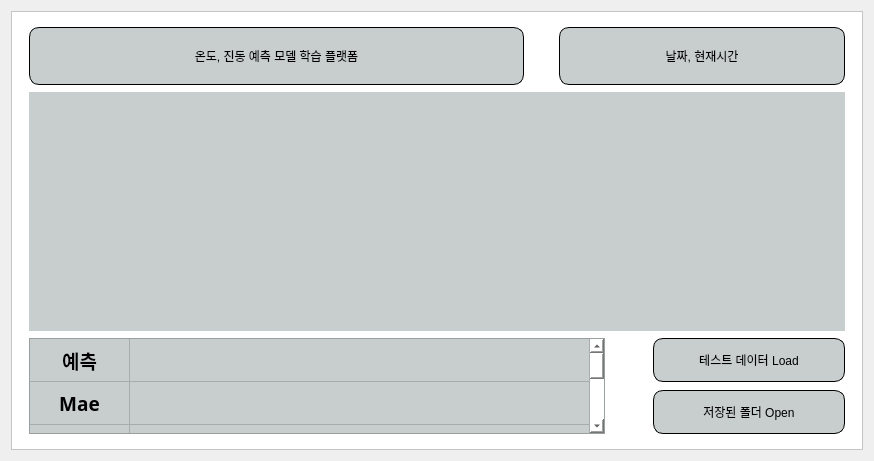
<?xml version="1.0" encoding="UTF-8"?>
<ui version="4.0">
 <class>SecondWidget</class>
 <widget class="QWidget" name="SecondWidget">
  <property name="geometry">
   <rect>
    <x>0</x>
    <y>0</y>
    <width>874</width>
    <height>461</height>
   </rect>
  </property>
  <property name="windowTitle">
   <string>Form</string>
  </property>
  <layout class="QGridLayout" name="gridLayout_2">
   <item row="0" column="0">
    <widget class="QFrame" name="frame">
     <property name="styleSheet">
      <string notr="true">background-color: rgb(255,255,255);</string>
     </property>
     <property name="frameShape">
      <enum>QFrame::StyledPanel</enum>
     </property>
     <property name="frameShadow">
      <enum>QFrame::Raised</enum>
     </property>
     <layout class="QGridLayout" name="gridLayout">
      <property name="leftMargin">
       <number>0</number>
      </property>
      <property name="topMargin">
       <number>0</number>
      </property>
      <property name="rightMargin">
       <number>0</number>
      </property>
      <property name="bottomMargin">
       <number>0</number>
      </property>
      <property name="spacing">
       <number>0</number>
      </property>
      <item row="0" column="0">
       <layout class="QHBoxLayout" name="Total_Layout" stretch="25,1230,25">
        <property name="spacing">
         <number>0</number>
        </property>
        <item>
         <spacer name="left_space">
          <property name="orientation">
           <enum>Qt::Horizontal</enum>
          </property>
          <property name="sizeHint" stdset="0">
           <size>
            <width>50</width>
            <height>20</height>
           </size>
          </property>
         </spacer>
        </item>
        <item>
         <layout class="QVBoxLayout" name="Semitotal_Layout" stretch="16,60,8,250,8,100,16">
          <property name="spacing">
           <number>0</number>
          </property>
          <item>
           <spacer name="verticalSpacer">
            <property name="orientation">
             <enum>Qt::Vertical</enum>
            </property>
            <property name="sizeHint" stdset="0">
             <size>
              <width>754</width>
              <height>13</height>
             </size>
            </property>
           </spacer>
          </item>
          <item>
           <layout class="QHBoxLayout" name="Title_layout" stretch="710,50,410">
            <property name="spacing">
             <number>0</number>
            </property>
            <item>
             <widget class="QLabel" name="Title">
              <property name="styleSheet">
               <string notr="true">background-color: rgb(200, 206, 206);
font: 75 18pt &quot;맑은 고딕&quot;;
border-radius: 10px;
border-width: 1px;
border-color: rgb(0, 0, 0);
border-style: solid;
</string>
              </property>
              <property name="text">
               <string>온도, 진동 예측 모델 학습 플랫폼</string>
              </property>
              <property name="alignment">
               <set>Qt::AlignCenter</set>
              </property>
             </widget>
            </item>
            <item>
             <spacer name="middle_space">
              <property name="orientation">
               <enum>Qt::Horizontal</enum>
              </property>
              <property name="sizeHint" stdset="0">
               <size>
                <width>30</width>
                <height>20</height>
               </size>
              </property>
             </spacer>
            </item>
            <item>
             <widget class="QLabel" name="Time">
              <property name="styleSheet">
               <string notr="true">background-color: rgb(200, 206, 206);
font: 75 18pt &quot;맑은 고딕&quot;;
border-radius: 10px;
border-width: 1px;
border-color: rgb(0, 0, 0);
border-style: solid;
</string>
              </property>
              <property name="text">
               <string>날짜, 현재시간</string>
              </property>
              <property name="alignment">
               <set>Qt::AlignCenter</set>
              </property>
             </widget>
            </item>
           </layout>
          </item>
          <item>
           <spacer name="verticalSpacer_3">
            <property name="orientation">
             <enum>Qt::Vertical</enum>
            </property>
            <property name="sizeHint" stdset="0">
             <size>
              <width>754</width>
              <height>13</height>
             </size>
            </property>
           </spacer>
          </item>
          <item>
           <widget class="QWidget" name="graph_layout_2" native="true">
            <property name="styleSheet">
             <string notr="true">background-color: rgb(200, 206, 206);</string>
            </property>
            <layout class="QVBoxLayout" name="graph_layout"/>
           </widget>
          </item>
          <item>
           <spacer name="verticalSpacer_4">
            <property name="orientation">
             <enum>Qt::Vertical</enum>
            </property>
            <property name="sizeHint" stdset="0">
             <size>
              <width>754</width>
              <height>13</height>
             </size>
            </property>
           </spacer>
          </item>
          <item>
           <layout class="QHBoxLayout" name="Result_Layout" stretch="120,10,40">
            <property name="spacing">
             <number>0</number>
            </property>
            <item>
             <widget class="QTableWidget" name="metric_table">
              <property name="font">
               <font>
                <family>맑은 고딕</family>
                <pointsize>14</pointsize>
                <weight>75</weight>
                <bold>true</bold>
               </font>
              </property>
              <property name="layoutDirection">
               <enum>Qt::LeftToRight</enum>
              </property>
              <property name="styleSheet">
               <string notr="true">background-color: rgb(200, 206, 206);
text_align = center;</string>
              </property>
              <property name="lineWidth">
               <number>2</number>
              </property>
              <property name="sizeAdjustPolicy">
               <enum>QAbstractScrollArea::AdjustIgnored</enum>
              </property>
              <property name="autoScrollMargin">
               <number>16</number>
              </property>
              <property name="rowCount">
               <number>6</number>
              </property>
              <property name="columnCount">
               <number>2</number>
              </property>
              <attribute name="horizontalHeaderVisible">
               <bool>false</bool>
              </attribute>
              <attribute name="horizontalHeaderCascadingSectionResizes">
               <bool>false</bool>
              </attribute>
              <attribute name="horizontalHeaderStretchLastSection">
               <bool>true</bool>
              </attribute>
              <attribute name="verticalHeaderVisible">
               <bool>false</bool>
              </attribute>
              <attribute name="verticalHeaderCascadingSectionResizes">
               <bool>false</bool>
              </attribute>
              <attribute name="verticalHeaderDefaultSectionSize">
               <number>43</number>
              </attribute>
              <attribute name="verticalHeaderShowSortIndicator" stdset="0">
               <bool>false</bool>
              </attribute>
              <attribute name="verticalHeaderStretchLastSection">
               <bool>true</bool>
              </attribute>
              <row/>
              <row/>
              <row/>
              <row/>
              <row/>
              <row/>
              <column/>
              <column/>
              <item row="0" column="0">
               <property name="text">
                <string>예측 모델의 학습 정확도</string>
               </property>
               <property name="textAlignment">
                <set>AlignCenter</set>
               </property>
              </item>
              <item row="0" column="1">
               <property name="text">
                <string/>
               </property>
               <property name="textAlignment">
                <set>AlignCenter</set>
               </property>
              </item>
              <item row="1" column="0">
               <property name="text">
                <string>Mae</string>
               </property>
               <property name="textAlignment">
                <set>AlignCenter</set>
               </property>
              </item>
              <item row="1" column="1">
               <property name="text">
                <string/>
               </property>
               <property name="textAlignment">
                <set>AlignCenter</set>
               </property>
              </item>
              <item row="2" column="0">
               <property name="text">
                <string>Mse</string>
               </property>
               <property name="textAlignment">
                <set>AlignCenter</set>
               </property>
              </item>
              <item row="2" column="1">
               <property name="text">
                <string/>
               </property>
               <property name="textAlignment">
                <set>AlignCenter</set>
               </property>
              </item>
              <item row="3" column="0">
               <property name="text">
                <string>Mape</string>
               </property>
               <property name="textAlignment">
                <set>AlignCenter</set>
               </property>
              </item>
              <item row="3" column="1">
               <property name="text">
                <string/>
               </property>
               <property name="textAlignment">
                <set>AlignCenter</set>
               </property>
              </item>
              <item row="4" column="0">
               <property name="text">
                <string>테스트 데이터 예측 결과</string>
               </property>
               <property name="textAlignment">
                <set>AlignCenter</set>
               </property>
              </item>
              <item row="4" column="1">
               <property name="text">
                <string/>
               </property>
               <property name="textAlignment">
                <set>AlignCenter</set>
               </property>
              </item>
              <item row="5" column="0">
               <property name="text">
                <string>남은 수명</string>
               </property>
               <property name="textAlignment">
                <set>AlignCenter</set>
               </property>
              </item>
              <item row="5" column="1">
               <property name="text">
                <string/>
               </property>
               <property name="textAlignment">
                <set>AlignCenter</set>
               </property>
              </item>
             </widget>
            </item>
            <item>
             <spacer name="horizontalSpacer">
              <property name="orientation">
               <enum>Qt::Horizontal</enum>
              </property>
              <property name="sizeHint" stdset="0">
               <size>
                <width>40</width>
                <height>20</height>
               </size>
              </property>
             </spacer>
            </item>
            <item>
             <layout class="QVBoxLayout" name="verticalLayout_2" stretch="50,10,50">
              <property name="spacing">
               <number>0</number>
              </property>
              <item>
               <widget class="QPushButton" name="result_path_btn">
                <property name="sizePolicy">
                 <sizepolicy hsizetype="Preferred" vsizetype="Preferred">
                  <horstretch>0</horstretch>
                  <verstretch>0</verstretch>
                 </sizepolicy>
                </property>
                <property name="styleSheet">
                 <string notr="true">background-color: rgb(200, 206, 206);
font: 75 18pt &quot;맑은 고딕&quot;;
border-radius: 10px;
border-width: 1px;
border-color: rgb(0, 0, 0);
border-style: solid;
</string>
                </property>
                <property name="text">
                 <string>테스트 데이터 Load</string>
                </property>
               </widget>
              </item>
              <item>
               <spacer name="verticalSpacer_6">
                <property name="orientation">
                 <enum>Qt::Vertical</enum>
                </property>
                <property name="sizeHint" stdset="0">
                 <size>
                  <width>20</width>
                  <height>40</height>
                 </size>
                </property>
               </spacer>
              </item>
              <item>
               <widget class="QPushButton" name="load_btn">
                <property name="sizePolicy">
                 <sizepolicy hsizetype="Preferred" vsizetype="Preferred">
                  <horstretch>0</horstretch>
                  <verstretch>0</verstretch>
                 </sizepolicy>
                </property>
                <property name="styleSheet">
                 <string notr="true">background-color: rgb(200, 206, 206);
font: 75 18pt &quot;맑은 고딕&quot;;
border-radius: 10px;
border-width: 1px;
border-color: rgb(0, 0, 0);
border-style: solid;
</string>
                </property>
                <property name="text">
                 <string>저장된 폴더 Open</string>
                </property>
               </widget>
              </item>
             </layout>
            </item>
           </layout>
          </item>
          <item>
           <spacer name="verticalSpacer_5">
            <property name="orientation">
             <enum>Qt::Vertical</enum>
            </property>
            <property name="sizeHint" stdset="0">
             <size>
              <width>754</width>
              <height>13</height>
             </size>
            </property>
           </spacer>
          </item>
         </layout>
        </item>
        <item>
         <spacer name="right_space">
          <property name="orientation">
           <enum>Qt::Horizontal</enum>
          </property>
          <property name="sizeHint" stdset="0">
           <size>
            <width>50</width>
            <height>20</height>
           </size>
          </property>
         </spacer>
        </item>
       </layout>
      </item>
     </layout>
    </widget>
   </item>
  </layout>
 </widget>
 <resources/>
 <connections/>
</ui>
